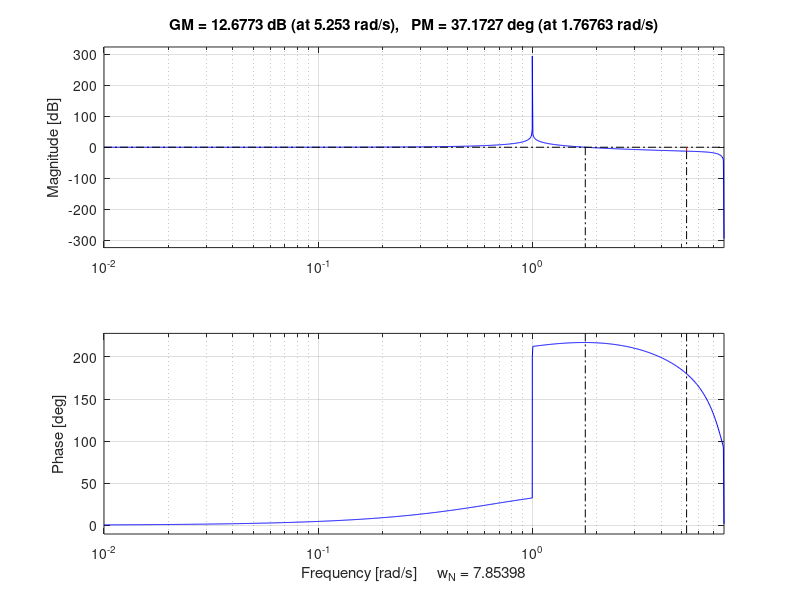
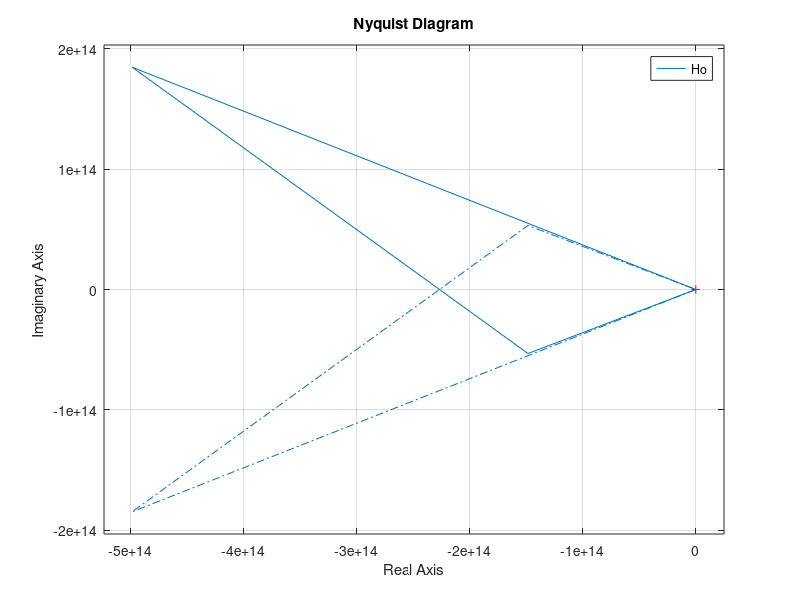
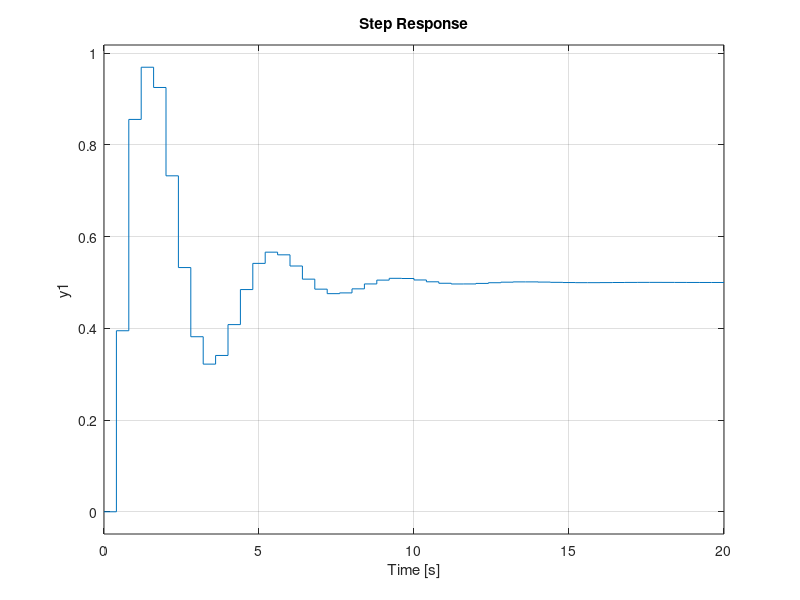
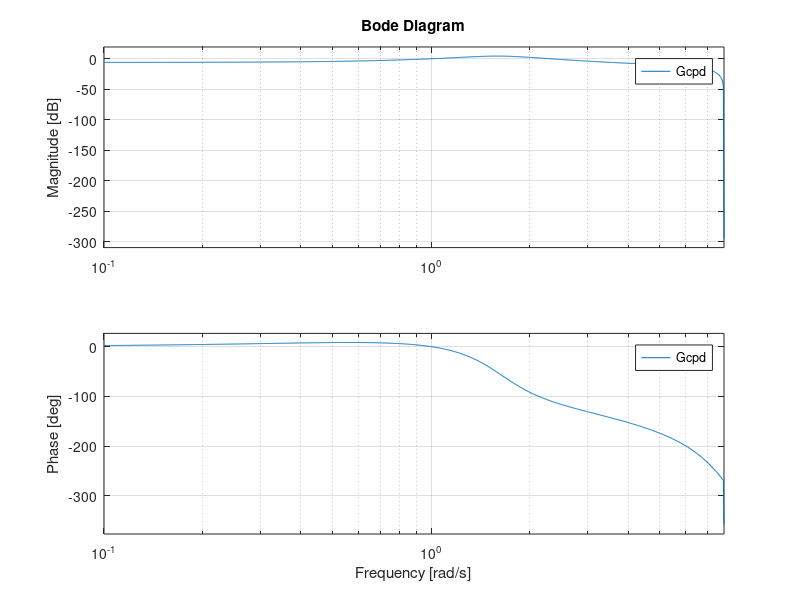

These charts were generated, in order, by the following MATLAB code:
%% Final exam - dummy
% 2nd order system, friktionless cart on wheels with spring attached to
% wall. External driving force Fu = ku acting on the cart

w = 1; % sqrt(k/m)
h = 0.4/w; % Sampling period, wh = 0.1 

% Sampled system
F = [cos(w*h), 1/w*sin(w*h); -w*sin(w*h), cos(w*h)]
G = [(1-cos(w*h)); w * sin(w*h)]
C = [1, 0];
D = [];
Hss = ss(F,G,C,D, h);

[Bd,Ad] = tfdata(Hss)

Hd = tf(Hss);

% PD-regulator
Nd = 20;
Kpd = 1;
Td = 1;
s = tf('s');
Fpd = c2d(Kpd*(1 + Td*s/(1 + Td*s/Nd)), h, 'tustin')


Ho = Fpd*Hd;
Gcpd = feedback(Ho, 1);

figure(1)
clf
margin(Ho)
[mag,ph, w] = bode(Ho);
[Hmag, Hph] = bode(Hd, w);
[Fmag,Fph] = bode(Fpd, w);

dlmwrite('final-bode-open.dat', [w(:), mag(:), Hph(:)+Fph(:)], 'delimiter', ',')


figure(2)
clf
nyquist(Ho)

figure(3)
step(Gcpd)

figure(4)
bode(Gcpd)

figure(5)
clf
bode(Hd, Fpd)


%% Problem 4 RST design

% Desired closed-loop poles
pc = -2+2*i;

pd = exp(pc*h)

pd1 = 0.3+0.3*i
pd2 = 0.3-0.3*i
pd1+pd2
pd1*pd2

AA = [-0.079, 0, -1; 0.079, 0.079, -1.84; 0, 0.079, 1]
b = [0.6-1.84; 0.18-1; 0]
s0s1r1= AA\b
r1 = s0s1r1(3);
SR = tf(s0s1r1(1:2)',[1, r1], h)
t0 = (1-0.6+0.18)/(2*0.079)
Ac = [1, -0.6, 0.18]
sum(Ac)/sum(Bd{1})


TR = t0*tf([1, 0], [1, r1],h)

Hrst = TR*feedback(Hd, SR)

figure(6)
clf
step(Hrst)

figure(7)
clf
pzmap(Hrst)


%% Problem 5 state feedback

Asf = [0.079, 0.39; -0.92*0.079+0.39^2, -0.92*0.39-0.39*0.079];
bsf = [-0.6+1.84; 0.18-0.92^2-0.39^2];

L = Asf\bsf

eig(F - G*L')


% Explicit Asf
w=1;
Asfe = [1-cos(w*h), w*sin(w*h); 1-cos(w*h), -w*sin(w*h)]
Asf
bsfe = [-0.6+2*cos(w*h); 0.18-1]
bsf
Le = Asfe\bsfe
L








    
